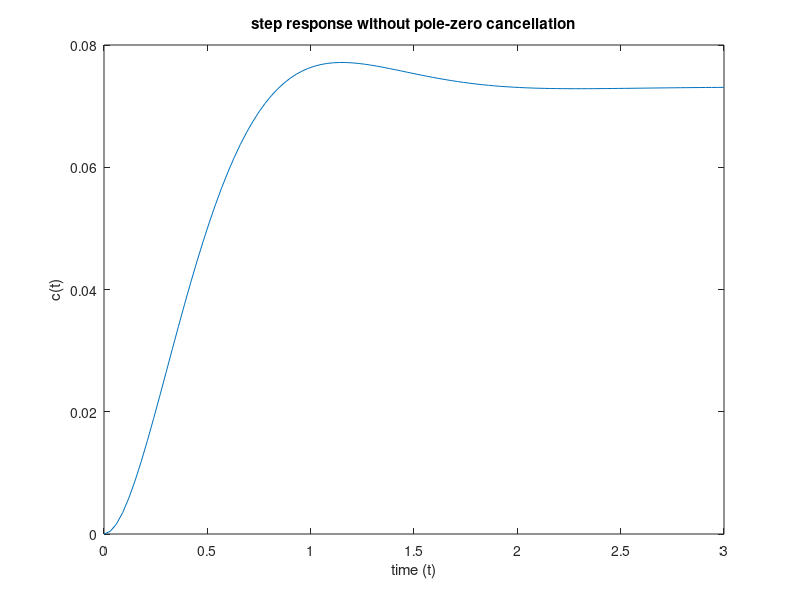

Here is the MATLAB script that generated this plot: (Note: this script raises an error after producing the figure.)
% without pole-zero cancellation
% define individual numerator transfer functions
N1 = tf([1 2.01],1);

% define individual denominator transfer functions
D1 = tf(1,[1 2]);
D2 = tf(1, [1 5 13.75]);

% define total transfer function
G = N1 * D1 * D2;

% evaluate transfer function for unit step response
[Y, T] = step(G);
figure(1);
plot(T, Y);
xlabel("time (t)");
ylabel("c(t)");
title("step response without pole-zero cancellation");

% get response characterisitcs
Swithout = stepinfo(G);

%%%%%%%%%%%%%%%%%%%%%%%%%%%%%%%%%%%%%%%%%%%%%%%%%%%%%%%%%%%%%%%%

% with pole-zero cancellation
% define total transfer function
G = D2;

% evaluate transfer function for unit step response
[Y, T] = step(G);
figure(2);
plot(T, Y);
xlabel("time (t)");
ylabel("c(t)");
title("step response with pole-zero cancellation");

% get response characterisitcs
Swith = stepinfo(G);